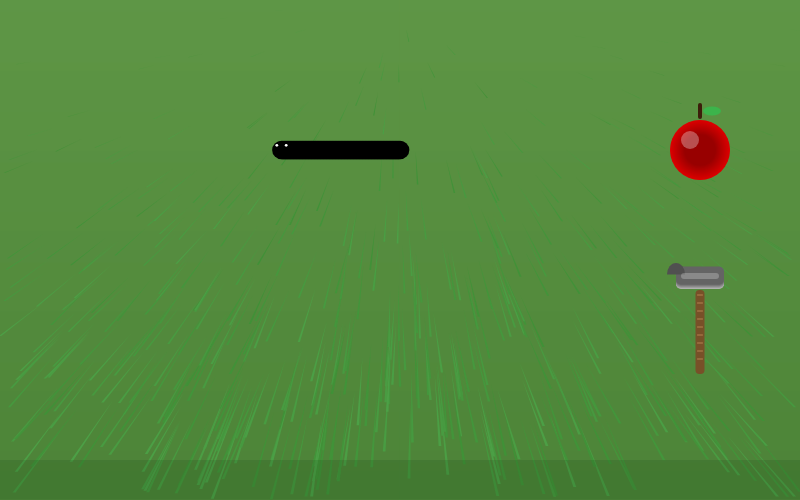
Frame 1 (no input)
Frame 60 (no input): identical to frame 1, image omitted
Frame 120 (the mouse pressed at the canvas centre since frame 60): identical to frame 1, image omitted

The p5.js sketch that drew this single still picture (run headless with seeded random() and noise() and a simulated clock; from frame 60 on, the mouse is pressed at the canvas centre):

// p5.js sketch
// ── sketch.js
let path = [];
let numPoints = 80;
let step = 1.5;
let snakeX, snakeY;
let turns = [];
let segmentLength = 40;
let minThick = 1;
let maxThick = 60;

let vanishingX, vanishingY;

let animating = false;
let direction = 1;
let frameInCycle = 0;

let apple = { x: 700, y: 150, size: 60, dragging: false };
let hammer = { x: 700, y: 280, size: 60, dragging: false };

function setup() {
  createCanvas(800, 500);
//   canvas.parent("p5-canvas-container");
  noStroke();
  
  snakeX = width / 2;
  snakeY = 150;
  
  vanishingX = width / 2;
  vanishingY = 0;

  for (let i = 0; i < numPoints; i++) {
    path.push({ x: -i * step, y: 0 });
  }

  turns = [HALF_PI, HALF_PI, -HALF_PI, -HALF_PI];
}

function draw() {
  drawGrassBackground();
  drawSnake();
  drawIcons();
  handleDragging();
}

function drawGrassBackground() {
  background(95, 150, 70);
  
  let baseColor1 = color(95, 150, 70);
  let baseColor2 = color(70, 125, 50);

  for (let y = 0; y < height; y++) {
    let t = map(y, 0, height, 0, 1);
    stroke(lerpColor(baseColor1, baseColor2, t));
    line(0, y, width, y);
  }

  noStroke();
  randomSeed(12345);
  for (let i = 0; i < 500; i++) {
    let bx = random(width);
    let by = pow(random(), 0.5) * height;
    let depth = map(by, 0, height, 0, 1);
    let bladeLen = lerp(6, 80, depth);
    let bladeWidth = lerp(0.6, 3, depth);

    let angle = atan2(vanishingY - by, vanishingX - bx) + random(-0.05, 0.05);
    let tipX = bx + cos(angle) * bladeLen;
    let tipY = by + sin(angle) * bladeLen;

    fill(lerpColor(color(80, 165, 75), color(60, 140, 50), random(0.2, 0.8)));
    triangle(
      bx - bladeWidth / 2, by,
      bx + bladeWidth / 2, by,
      tipX, tipY
    );
  }

  fill(30, 80, 30, 50);
  rect(0, height * 0.92, width, height * 0.08);
}

function drawSnake() {
  let totalFramesPerSegment = segmentLength;
  let cycleFrames = segmentLength * turns.length;

  if (animating) {
    frameInCycle += direction;
    if (frameInCycle >= cycleFrames || frameInCycle < 0) {
      animating = false;
      frameInCycle = constrain(frameInCycle, 0, cycleFrames - 1);
    }
  }

  let segIndex = floor(frameInCycle / totalFramesPerSegment);
  let angle = 0;
  for (let i = 0; i < segIndex; i++) {
    angle += turns[i];
  }

  let t = (frameInCycle % segmentLength) / segmentLength;
  let transitionFrames = 12 / segmentLength;
  if (t > 1 - transitionFrames && segIndex < turns.length) {
    let turnProgress = (t - (1 - transitionFrames)) / transitionFrames;
    angle += turns[segIndex] * ease(turnProgress);
  }

  if (animating) {
    let head = path[path.length - 1];
    let newX = head.x + cos(angle) * step * direction;
    let newY = head.y + sin(angle) * step * direction;
    path.push({ x: newX, y: newY });
    if (path.length > numPoints) path.shift();
  }

  fill(0);
  for (let i = 0; i < path.length; i++) {
    let p = path[i];
    let thickness = lerp(minThick, maxThick, (p.y + snakeY) / height);
    ellipse(snakeX + p.x, snakeY + p.y, thickness);
  }

  let snakeHead = path[path.length - 1];
  let headSize = lerp(minThick, maxThick, (snakeHead.y + snakeY) / height);
  fill(255);
  ellipse(snakeX + snakeHead.x - headSize * 0.25, snakeY + snakeHead.y - headSize * 0.25, headSize * 0.15);
  ellipse(snakeX + snakeHead.x + headSize * 0.25, snakeY + snakeHead.y - headSize * 0.25, headSize * 0.15);
}

function drawIcons() {
  push();
  translate(apple.x, apple.y);
  drawApple(apple.size);
  pop();

  push();
  translate(hammer.x, hammer.y);
  drawHammer(hammer.size);
  pop();
}

function drawApple(size) {
  noStroke();
  let r = size / 2;

  for (let i = 0; i < r; i++) {
    let inter = map(i, 0, r, 0, 1);
    fill(lerpColor(color(220, 0, 0), color(150, 0, 0), inter));
    ellipse(0, 0, r * 2 - i, r * 2 - i);
  }

  // Highlight
  fill(255, 255, 255, 80);
  ellipse(-r / 3, -r / 3, r * 0.6);

  // Stem
  stroke(60, 30, 10);
  strokeWeight(4);
  line(0, -r * 1.1, 0, -r * 1.5);

  // Leaf
  noStroke();
  fill(60, 180, 75);
  ellipse(r * 0.4, -r * 1.3, r * 0.6, r * 0.3);
}

function drawHammer(size) {
  let headW = size * 0.8;
  let headH = size * 0.3;
  let handleH = size * 1.4;
  let handleW = size * 0.15;

  push();
  fill(120, 80, 40);
  rect(-handleW / 2, 10, handleW, handleH, 4);
  stroke(180, 130, 80);
  strokeWeight(1);
  for (let y = 15; y < handleH; y += 8) {
    line(-handleW / 2 + 2, y, handleW / 2 - 2, y);
  }
  pop();

  push();
  noStroke();
  for (let i = 0; i < 10; i++) {
    let inter = map(i, 0, 9, 0, 1);
    fill(lerpColor(color(180), color(100), inter));
    rect(-headW / 2, -headH / 2 - i * 0.5, headW, headH, 5);
  }

  fill(80);
  arc(-headW / 2, -headH * 0.3, headH, headH * 1.3, PI, TWO_PI);

  // Highlight
  fill(255, 255, 255, 60);
  rect(-headW / 2 + 5, -headH / 2 + 2, headW - 10, headH / 3, 5);
  pop();
}

function mousePressed() {
  if (dist(mouseX, mouseY, apple.x, apple.y) < apple.size / 2) apple.dragging = true;
  if (dist(mouseX, mouseY, hammer.x, hammer.y) < hammer.size / 2) hammer.dragging = true;
}

function mouseReleased() {
  if (apple.dragging) {
    apple.dragging = false;
    if (isOverSnake(mouseX, mouseY)) triggerSnakeMove(1);
    apple.x = 700;
    apple.y = 150;
  }
  if (hammer.dragging) {
    hammer.dragging = false;
    if (isOverSnake(mouseX, mouseY)) triggerSnakeMove(-1);
    hammer.x = 700;
    hammer.y = 280;
  }
}

function handleDragging() {
  if (apple.dragging) {
    apple.x = mouseX;
    apple.y = mouseY;
  }
  if (hammer.dragging) {
    hammer.x = mouseX;
    hammer.y = mouseY;
  }
}

function isOverSnake(x, y) {
  let head = path[path.length - 1];
  let hx = snakeX + head.x;
  let hy = snakeY + head.y;
  return dist(x, y, hx, hy) < 100;
}

function triggerSnakeMove(dir) {
  direction = dir;
  animating = true;
  if (dir === 1) frameInCycle = 0;
  else frameInCycle = segmentLength * turns.length - 1;
}

function ease(t) {
  return 0.5 - 0.5 * cos(PI * t);
}

// ── code.html
<!DOCTYPE html>
<html>
<head>
    <title>sketch.js - Source Code</title>
    <meta charset="UTF-8">
</head>
<body>
    <a href="index.html">back</a>
    <h1>sketch.js</h1>
    <iframe src="sketch.js" style="width:100%;height:90vh;border:none"></iframe>
</body>
</html>
